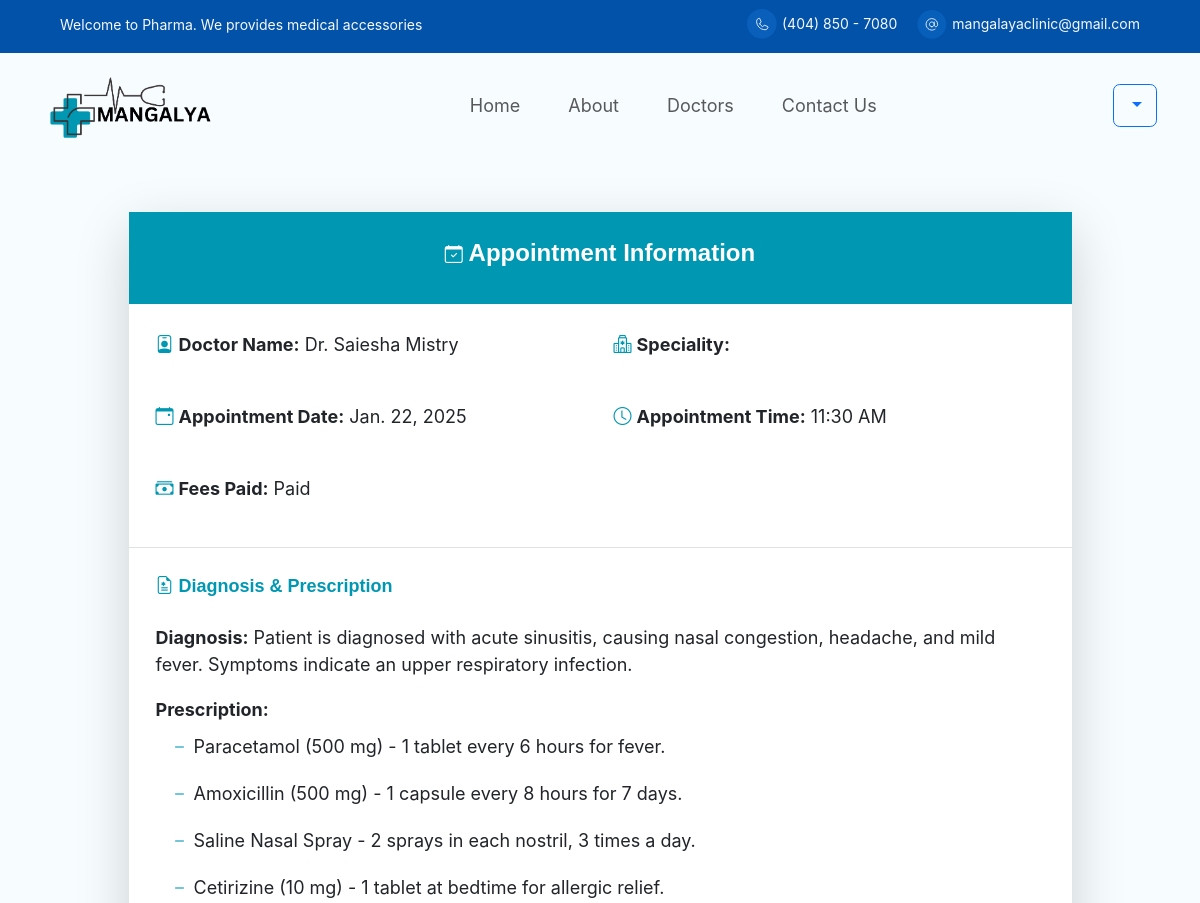
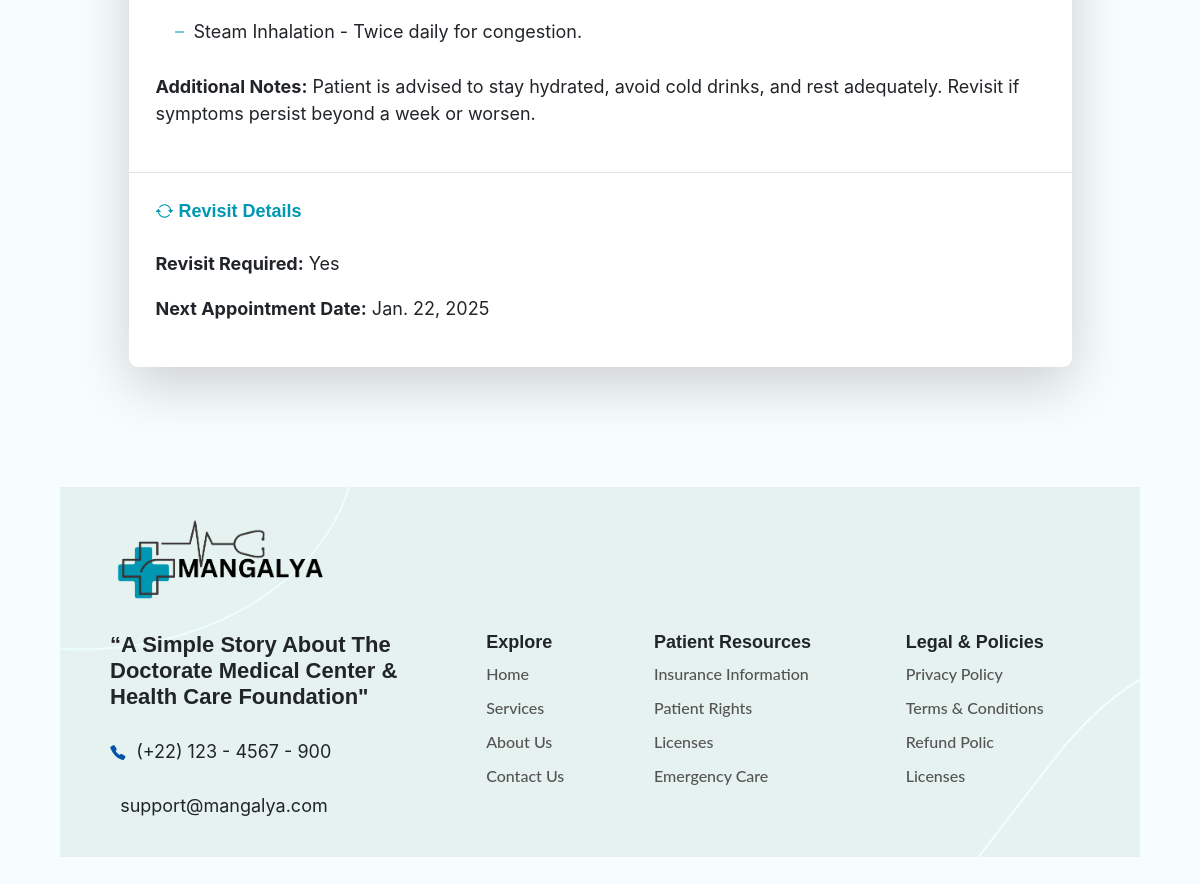
The page /appointment/2/details/ (signed in) on the database its author committed (2 pictures, top to bottom).
### appointment/models.py (models this page shows, shortened)
class Appointment(models.Model):
    STATUS_CHOICES = [
        ('Scheduled', 'Scheduled'),
        ('Completed', 'Completed'),
        ('Cancelled', 'Cancelled'),
    ]
    patient = models.ForeignKey(CustomUser, on_delete=models.CASCADE, related_name='appointments', limit_choices_to={'is_patient': True})
    doctor = models.ForeignKey(CustomUser, on_delete=models.CASCADE, related_name='appointments_as_doctor', limit_choices_to={'is_doctor': True})
    date = models.DateField()
    time = models.CharField(max_length=10, choices=TIME_SLOT_CHOICES)
    status = models.CharField(max_length=10, choices=STATUS_CHOICES, default='Scheduled')

class CustomUser(AbstractUser):
    email = models.EmailField(unique=True)  # Use email as the unique identifier
    is_patient = models.BooleanField(default=False, db_index=True)
    is_doctor = models.BooleanField(default=False, db_index=True)
    user_permissions=models.ManyToManyField('auth.Permission',related_name='account_user_permission_set',blank=True)
    groups = models.ManyToManyField('auth.Group',related_name='account_user_set',blank=True)
    USERNAME_FIELD = 'email'
    REQUIRED_FIELDS = ['username']
    class Meta:
        indexes = [
            models.Index(fields=['username']),
            models.Index(fields=['email']),
        ]

class AppointmentDetail(models.Model):
    appointment = models.OneToOneField(Appointment, on_delete=models.CASCADE, related_name='details')
    diagnosis = models.TextField()
    prescription = models.TextField(null=True, blank=True)
    fee_status = models.CharField(max_length=10, choices=[('', 'Select Status'),('Paid', 'Paid'), ('Unpaid', 'Unpaid')],)
    additional_notes = models.TextField(blank=True, null=True)
    revisit_required = models.CharField(max_length=10, choices=[('Yes', 'Yes'), ('No', 'No')],)
    revisit_date = models.DateField(blank=True, null=True)

### appointment/views.py (the view)
# urls.py: path('appointment/<int:appointment_id>/details/', views.patient_appointment_detail, name='patient_appointment_detail'),
@login_required
def patient_appointment_detail(request, appointment_id):
    appointment = get_object_or_404(Appointment, id=appointment_id)
    appointment_detail,created = AppointmentDetail.objects.get_or_create(appointment=appointment)
    return render(request, 'patient_appointment_detail.html', {
        'appointment': appointment,
        'appointment_detail': appointment_detail,
    })

### templates/patient_appointment_detail.html (shortened to what this page needs)
{% extends "base.html" %}
{% load static %}
{% block content %}
<div class="container mt-5">
    <div id="detailsCard" class="card shadow-lg border-0 rounded-3">
        <div class="apt-p-card-header text-white text-center p-4">
            <h5><i class="bi bi-calendar-check"></i> Appointment Information</h5>
        </div>
        <div class="apt-p-card-body p-4">
            <div class="row mb-4">
                <div class="col-md-6">
                    <p><i class="bi bi-person-badge"></i> <strong>Doctor Name:</strong> Dr. {{ appointment.doctor.first_name }} {{ appointment.doctor.last_name }}</p>
                </div>
                <div class="col-md-6">
                    <p><i class="bi bi-hospital"></i> <strong>Speciality:</strong> {{ appointment.speciality }}</p>
                </div>
            </div>
            <div class="row mb-4">
                <div class="col-md-6">
                    <p><i class="bi bi-calendar-event"></i> <strong>Appointment Date:</strong> {{ appointment.date }}</p>
                </div>
                <div class="col-md-6">
                    <p><i class="bi bi-clock"></i> <strong>Appointment Time:</strong> {{ appointment.time }}</p>
                </div>
            </div>
            <div class="row">
                <div class="col-md-6">
                    <p><i class="bi bi-cash-stack"></i> <strong>Fees Paid:</strong> {{ appointment_detail.fee_status }}</p>
                </div>
            </div>
        </div>
        <div class="apt-p-card-body border-top p-4">
            <h6 class="text-brand-color mb-4"><i class="bi bi-file-earmark-medical"></i> Diagnosis & Prescription</h6>
            <p><strong>Diagnosis:</strong> {{ appointment_detail.diagnosis }}</p>
            <ul class="list-group mb-3 ">
            <p class="mb-0"><strong>Prescription:</strong></p>
                {% for item in appointment_detail.prescription.splitlines %}
                    <li class=""><i class="bi bi-dash"></i> {{ item }}</li>
                {% empty %}
                    <li class=" text-muted">No prescription available.</li>
                {% endfor %}
            </ul>
            <p><strong>Additional Notes:</strong> {{ appointment_detail.additional_notes }}</p>
        </div>
        <div class="card-body border-top p-4">
            <h6 class="text-brand-color mb-4"><i class="bi bi-arrow-repeat"></i> Revisit Details</h6>
            <p><strong>Revisit Required:</strong> {{ appointment_detail.revisit_required }}</p>
            <p><strong>Next Appointment Date:</strong> {{ appointment_detail.revisit_date }}</p>
        </div>
    </div>
</div>
{% endblock content %}

### static/css/style.css (style rules this page uses)
body { background-color:#f7fcff; }
.text-brand-color { color: #0097B2; }
.card { margin: 10px 85px !important; }
h5 { font-family: "Montserrat", sans-serif; font-size: 24px; font-weight: 600; }
h6 { font-family: "Montserrat", sans-serif; font-size: 18px; font-weight: 600; }
.apt-p-card-header { background-color: #0097B2 ; }
.apt-p-card-body i { color: #0097B2; }

### templates/base.html (style rules this page uses)
* { font-family: "Inter", sans-serif; font-size: 18px; }
li { display: inline-block; padding: 10px 15px; }

### rows shown on the page
Appointment: doctor.first_name "Saiesha", doctor.last_name "Mistry", date "Jan. 22, 2025", time "11:30 AM"
AppointmentDetail: fee_status "Paid", diagnosis "Patient is diagnosed with acute sinusitis, causing nasal congestion, headache, and mild fever. Symptoms indicate an upper respiratory infection.", additional_notes "Patient is advised to stay hydrated, avoid cold drinks, and rest adequately. Revisit if symptoms persist beyond a week or worsen.", revisit_required "Yes", revisit_date "Jan. 22, 2025"

### other values the page prints
{{ item }} "Paracetamol (500 mg) - 1 tablet every 6 hours for fever." "Amoxicillin (500 mg) - 1 capsule every 8 hours for 7 days." "Saline Nasal Spray - 2 sprays in each nostril, 3 times a day." "Cetirizine (10 mg) - 1 tablet at bedtime for allergic relief." "Steam Inhalation - Twice daily for congestion."
